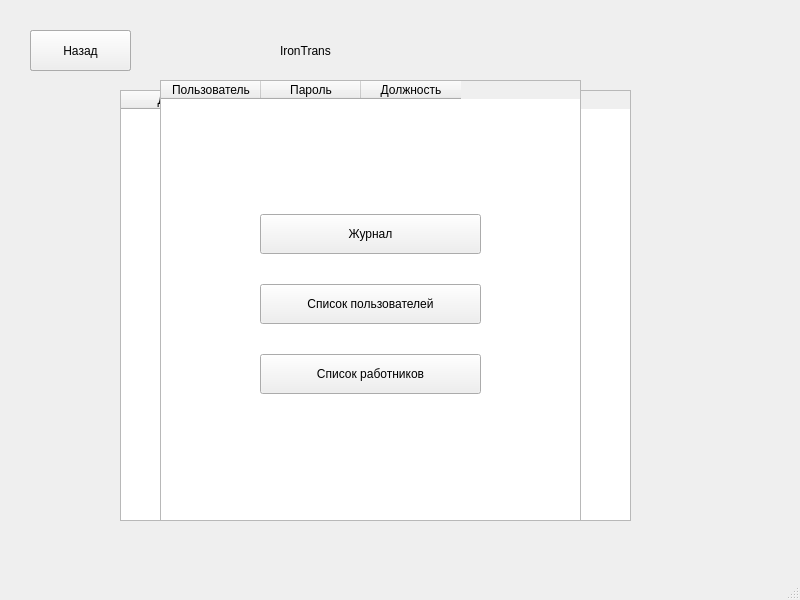
<?xml version="1.0" encoding="UTF-8"?>
<ui version="4.0">
 <class>Admin</class>
 <widget class="QMainWindow" name="Admin">
  <property name="geometry">
   <rect>
    <x>0</x>
    <y>0</y>
    <width>800</width>
    <height>600</height>
   </rect>
  </property>
  <property name="windowTitle">
   <string>MainWindow</string>
  </property>
  <widget class="QWidget" name="centralwidget">
   <widget class="QLabel" name="label_11">
    <property name="geometry">
     <rect>
      <x>280</x>
      <y>20</y>
      <width>221</width>
      <height>61</height>
     </rect>
    </property>
    <property name="styleSheet">
     <string notr="true">font: 24pt &quot;Segoe Print&quot;;</string>
    </property>
    <property name="text">
     <string>IronTrans</string>
    </property>
   </widget>
   <widget class="QWidget" name="main_widget" native="true">
    <property name="geometry">
     <rect>
      <x>110</x>
      <y>140</y>
      <width>541</width>
      <height>361</height>
     </rect>
    </property>
    <widget class="QWidget" name="verticalLayoutWidget">
     <property name="geometry">
      <rect>
       <x>150</x>
       <y>50</y>
       <width>221</width>
       <height>231</height>
      </rect>
     </property>
     <layout class="QVBoxLayout" name="verticalLayout">
      <item>
       <widget class="QPushButton" name="journalButton">
        <property name="minimumSize">
         <size>
          <width>0</width>
          <height>40</height>
         </size>
        </property>
        <property name="text">
         <string>Журнал</string>
        </property>
       </widget>
      </item>
      <item>
       <widget class="QPushButton" name="userList_button">
        <property name="minimumSize">
         <size>
          <width>0</width>
          <height>40</height>
         </size>
        </property>
        <property name="text">
         <string>Список пользователей</string>
        </property>
       </widget>
      </item>
      <item>
       <widget class="QPushButton" name="proList_button">
        <property name="minimumSize">
         <size>
          <width>0</width>
          <height>40</height>
         </size>
        </property>
        <property name="text">
         <string>Список работников</string>
        </property>
       </widget>
      </item>
     </layout>
    </widget>
   </widget>
   <widget class="QWidget" name="widget_journal" native="true">
    <property name="geometry">
     <rect>
      <x>20</x>
      <y>20</y>
      <width>671</width>
      <height>541</height>
     </rect>
    </property>
    <widget class="QTableWidget" name="journalTable">
     <property name="geometry">
      <rect>
       <x>100</x>
       <y>70</y>
       <width>511</width>
       <height>431</height>
      </rect>
     </property>
     <property name="editTriggers">
      <set>QAbstractItemView::NoEditTriggers</set>
     </property>
     <column>
      <property name="text">
       <string>Дата</string>
      </property>
     </column>
     <column>
      <property name="text">
       <string>Время</string>
      </property>
     </column>
     <column>
      <property name="text">
       <string>Событие</string>
      </property>
     </column>
     <column>
      <property name="text">
       <string>Пользователь</string>
      </property>
     </column>
    </widget>
    <widget class="QPushButton" name="backFromJournal">
     <property name="geometry">
      <rect>
       <x>10</x>
       <y>10</y>
       <width>101</width>
       <height>41</height>
      </rect>
     </property>
     <property name="text">
      <string>Назад</string>
     </property>
    </widget>
   </widget>
   <widget class="QWidget" name="widget_user" native="true">
    <property name="geometry">
     <rect>
      <x>0</x>
      <y>30</y>
      <width>701</width>
      <height>521</height>
     </rect>
    </property>
    <widget class="QTableWidget" name="userTable">
     <property name="geometry">
      <rect>
       <x>240</x>
       <y>60</y>
       <width>261</width>
       <height>431</height>
      </rect>
     </property>
     <property name="editTriggers">
      <set>QAbstractItemView::NoEditTriggers</set>
     </property>
     <column>
      <property name="text">
       <string>Пользователь</string>
      </property>
     </column>
     <column>
      <property name="text">
       <string>Пароль</string>
      </property>
     </column>
    </widget>
    <widget class="QPushButton" name="backFromUser">
     <property name="geometry">
      <rect>
       <x>30</x>
       <y>0</y>
       <width>101</width>
       <height>41</height>
      </rect>
     </property>
     <property name="text">
      <string>Назад</string>
     </property>
    </widget>
   </widget>
   <widget class="QWidget" name="widget_pro" native="true">
    <property name="geometry">
     <rect>
      <x>0</x>
      <y>20</y>
      <width>761</width>
      <height>541</height>
     </rect>
    </property>
    <widget class="QPushButton" name="backFromPro">
     <property name="geometry">
      <rect>
       <x>30</x>
       <y>10</y>
       <width>101</width>
       <height>41</height>
      </rect>
     </property>
     <property name="text">
      <string>Назад</string>
     </property>
    </widget>
    <widget class="QTableWidget" name="proTable">
     <property name="geometry">
      <rect>
       <x>160</x>
       <y>60</y>
       <width>421</width>
       <height>441</height>
      </rect>
     </property>
     <column>
      <property name="text">
       <string>Пользователь</string>
      </property>
     </column>
     <column>
      <property name="text">
       <string>Пароль</string>
      </property>
     </column>
     <column>
      <property name="text">
       <string>Должность</string>
      </property>
     </column>
    </widget>
   </widget>
   <zorder>label_11</zorder>
   <zorder>widget_journal</zorder>
   <zorder>widget_user</zorder>
   <zorder>widget_pro</zorder>
   <zorder>main_widget</zorder>
  </widget>
  <widget class="QMenuBar" name="menubar">
   <property name="geometry">
    <rect>
     <x>0</x>
     <y>0</y>
     <width>800</width>
     <height>26</height>
    </rect>
   </property>
  </widget>
  <widget class="QStatusBar" name="statusbar"/>
 </widget>
 <resources/>
 <connections/>
</ui>
